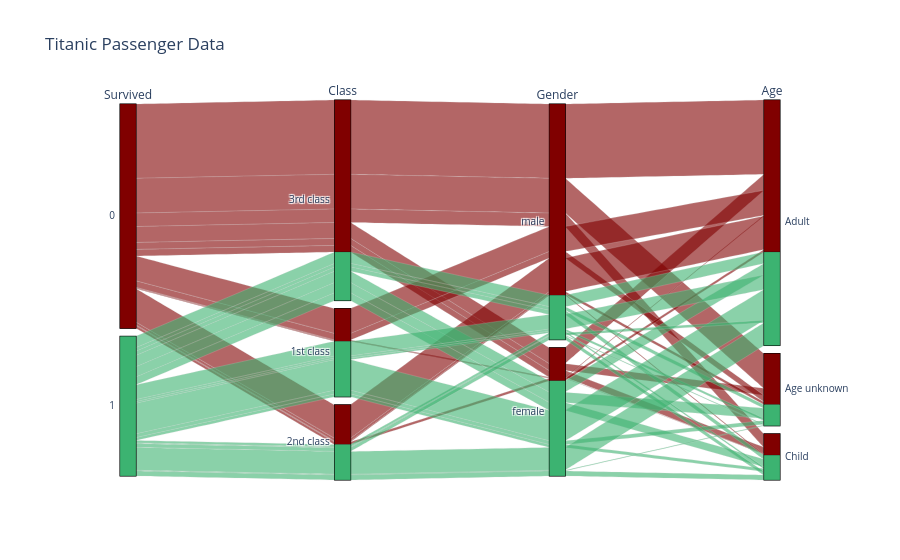

The notebook cell this image was saved under:
### Markdown cell above
# Parallel Sets (or Parallel Categories)
Parallel Sets is a visualization technique that plots data into rectangular, typically horizontal boxes. The size of the boxes represents the frequency or proportion of the entities in the category.

### Properties
- technique to visualize multivariate categorical data by color and proportion
Method
- rectangular boxes replace axes in parallel coordinates
(relative) size represents the frequency of data
- connect categories with lines to visualize dependencies

We visualize the Titanic data set using parallel sets as implemented in the Python visualization package **Plotly** (Plotly Open Source Graphing Library for Python)

### Code cell
import plotly.express as px
import pandas as pd
import numpy as np

import nbformat as nbf
print(nbf.__version__)


titanic = pd.read_csv('../../data/titanic.csv')
# don't like missing values, set as unknown 
titanic.fillna(-1, inplace=True)

# modify the data frame to add a new column for Age Category and Class
titanic.insert(
    titanic.columns.get_loc('Age'), 
    'Age Category', 
    pd.cut(titanic['Age'], bins=[-10, 0, 17, 100], labels=['Age unknown', 'Child', 'Adult'])
    )
titanic.insert(
    titanic.columns.get_loc('Pclass'), 
    'Class', 
    pd.cut(titanic['Pclass'], bins=[0, 1, 2, 3], labels=['1st class', '2nd class', '3rd class'])
    )

# set colors for the categories
colors = ['maroon', 'lightsteelblue', 'mediumseagreen']
# create the parallel categories plot
fig = px.parallel_categories(titanic, dimensions=['Survived', 'Class', 'Sex', 'Age Category'], 
                             color='Survived', 
                             color_continuous_scale=colors, #cale,
                             labels={'Survived': 'Survived', 'Age Category': 'Age', 'Class': 'Class', 'Sex': 'Gender'},
                             title='Titanic Passenger Data')
# do not plot color scale, it is meaningless
fig.update_coloraxes(showscale=False)
# done!
fig.show()

### Figure 1 — Plotly figure (JSON) as saved in the notebook; plotly's stock layout.template omitted (floating-point values rounded to 4 significant figures; data arrays with more than 128 entries replaced by an {"elided": "..."} marker saying what was removed)
{"data": [{"dimensions": [{"label": "Survived", "values": {"elided": "891 int values"}}, {"label": "Class", "values": {"elided": "891 str values"}}, {"label": "Gender", "values": {"elided": "891 str values"}}, {"label": "Age", "values": {"elided": "891 str values"}}], "domain": {"x": [0, 1], "y": [0, 1]}, "line": {"color": {"elided": "891 int values"}, "coloraxis": "coloraxis"}, "name": "", "type": "parcats"}], "layout": {"coloraxis": {"colorbar": {"title": {"text": "Survived"}}, "colorscale": [[0, "maroon"], [0.5, "lightsteelblue"], [1, "mediumseagreen"]], "showscale": false}, "legend": {"tracegroupgap": 0}, "title": {"text": "Titanic Passenger Data"}}}
